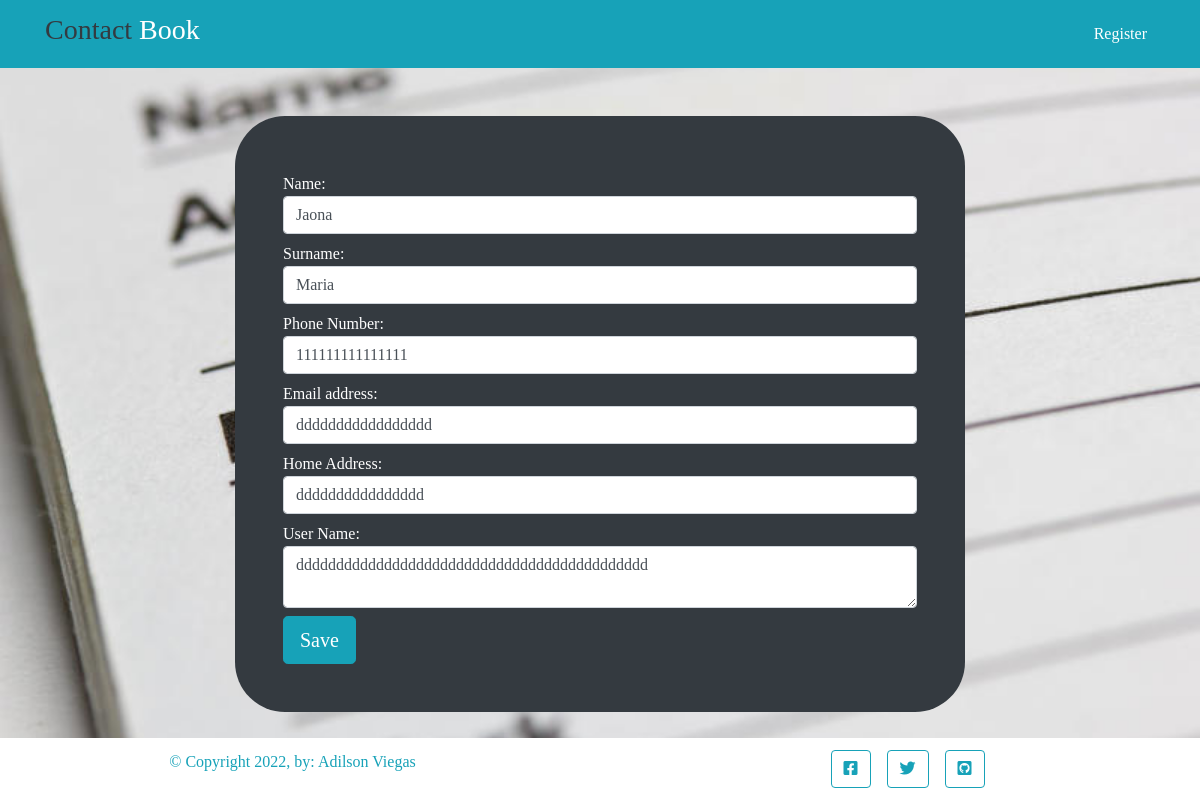
Page /contacts/edit/Jaona on the earlier database version.
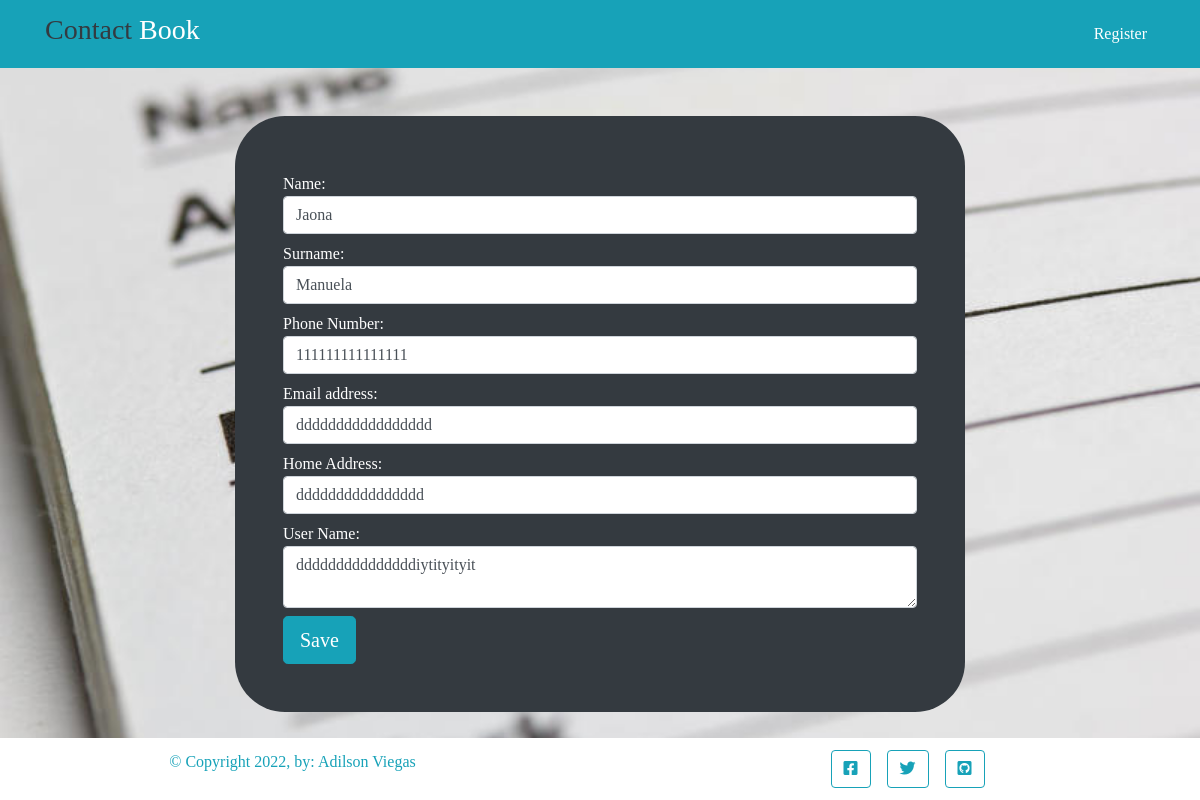
Same page on the later database version.
### app.py (models this page shows)
class Contacts(db.Model):
    id = db.Column(db.Integer(), primary_key=True)
    name = db.Column(db.String(length=30), nullable=False)
    surname = db.Column(db.String(length=30), nullable=False)
    phone_number = db.Column(db.String(length=14), nullable=False)
    email_address = db.Column(db.String(length=12),
                              nullable=False)
    home_address = db.Column(db.String(length=20), nullable=False)
    description = db.Column(db.String(length=1024),
                            nullable=False)
    owner = db.Column(db.Integer(), db.ForeignKey('users.id'))

### app.py (the view, shortened to what this page needs)
@app.route('/contacts/edit/<name>', methods=['GET', 'POST'])
def edit_contact(name):
    contact = Contacts.query.filter(Contacts.name == name).first()
    form = ContactForm()
    form.name.data = contact.name
    form.surname.data = contact.surname
    form.phone.data = contact.phone_number
    form.email_address.data = contact.email_address
    form.home_address.data = contact.home_address
    form.description.data = contact.description
    return render_template('edit_contact.html', form=form)

### app.py
class ContactForm(FlaskForm):
    name = StringField(label='Name:', validators=[DataRequired()])
    surname = StringField(label='Surname:',
                          validators=[DataRequired()])
    phone = TelField(label='Phone Number:', validators=[
                     Length(min=11, max=15), DataRequired()])
    email_address = StringField(
        label='Email address:', validators=[DataRequired()])
    home_address = StringField(
        label='Home Address:', validators=[DataRequired()])
    description = TextAreaField(
        label='User Name:', validators=[DataRequired()])
    submit = SubmitField('Save')

### templates/edit_contact.html (shortened to what this page needs)
{% extends 'base.html' %} {% block title%} {% endblock%} {% block section%}
<div class="container">
    <div class="row">
        <div class="col-2"></div>
        <div class="col-8">
            <form class="bg-dark mt-5 p-5 edt_con text-white" method="post" enctype="multipart/form-data">
                {{form.name.label(class="mb-0 mt-2")}}
                {{form.name(class="form-control", placeholder="Name")}}
                {{form.surname.label(class="mb-0 mt-2")}}
                {{form.surname(class="form-control", placeholder="Surname")}}
                {{form.phone.label(class="mb-0 mt-2")}}
                {{form.phone(class="form-control", placeholder="Phone Number")}}
                {{form.email_address.label(class="mb-0 mt-2")}}
                {{form.email_address(class="form-control", placeholder="Email Address")}}
                {{form.home_address.label(class="mb-0 mt-2")}}
                {{form.home_address(class="form-control", placeholder="Home Address")}}
                {{form.description.label(class="mb-0 mt-2")}}
                {{form.description(class="form-control", placeholder="Description")}}
                {{ form.submit(class="btn btn-lg mt-2 btn-info") }}
            </form>
        </div>
        <div class="col-2"></div>
    </div>
</div>
{%endblock%}

Differences in the rows shown:
changed Contacts "Jaona": surname "Maria" → "Manuela"; description "dddddddddddddddddddddddddddddddddddddddddddd" → "dddddddddddddddiytityityit"
